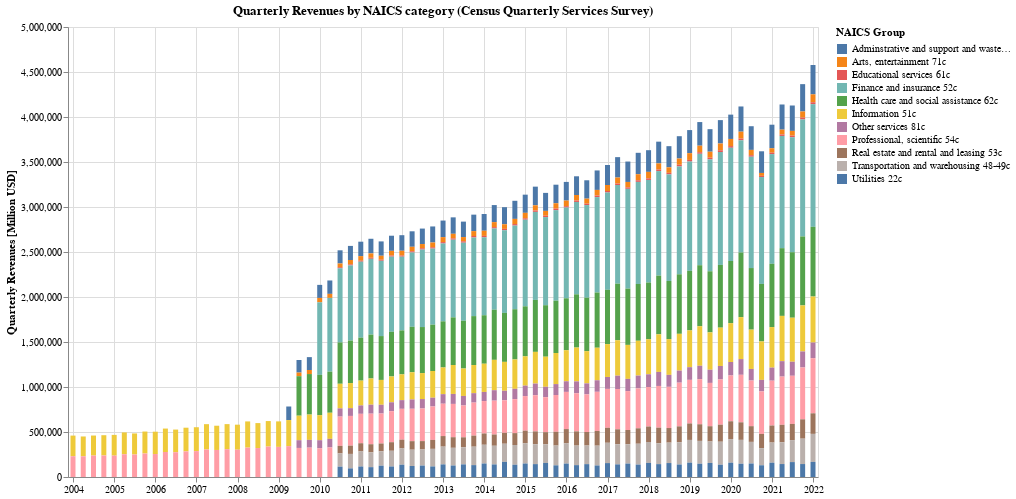

The notebook cell saved with this chart:
### Markdown cell above
### What proportion of total reported revenues is each industry?

### Code cell
alt.Chart(categories_agg).mark_bar().encode(
    alt.X('dt:T', axis=alt.Axis(title=None)),
    alt.Y('value:Q', axis=alt.Axis(title='Quarterly Revenues [Million USD]')),
    alt.Color('variable:N', title="NAICS Group"),
    tooltip=[alt.Tooltip('dt:T', format="%b %Y"), alt.Tooltip('variable:N'), alt.Tooltip('value:Q', format="$,d")]
).properties(
    title="Quarterly Revenues by NAICS category (Census Quarterly Services Survey)",
    background="white",
    width=750,
    height=450
)

### Figure 1 — Vega-Lite specification as saved in the notebook (floating-point values rounded to 4 significant figures; data arrays with more than 128 entries replaced by an {"elided": "..."} marker saying what was removed)
{"config": {"view": {"continuousWidth": 400, "continuousHeight": 300}}, "data": {"name": "data-3e1bf5de64eea97341af56ff18c90fa1"}, "mark": "bar", "background": "white", "encoding": {"color": {"field": "variable", "title": "NAICS Group", "type": "nominal"}, "tooltip": [{"field": "dt", "format": "%b %Y", "type": "temporal"}, {"field": "variable", "type": "nominal"}, {"field": "value", "format": "$,d", "type": "quantitative"}], "x": {"axis": {"title": null}, "field": "dt", "type": "temporal"}, "y": {"axis": {"title": "Quarterly Revenues [Million USD]"}, "field": "value", "type": "quantitative"}}, "height": 450, "title": "Quarterly Revenues by NAICS category (Census Quarterly Services Survey)", "width": 750, "$schema": "https://vega.github.io/schema/vega-lite/v4.17.0.json", "datasets": {"data-3e1bf5de64eea97341af56ff18c90fa1": {"elided": "803 records"}}}
